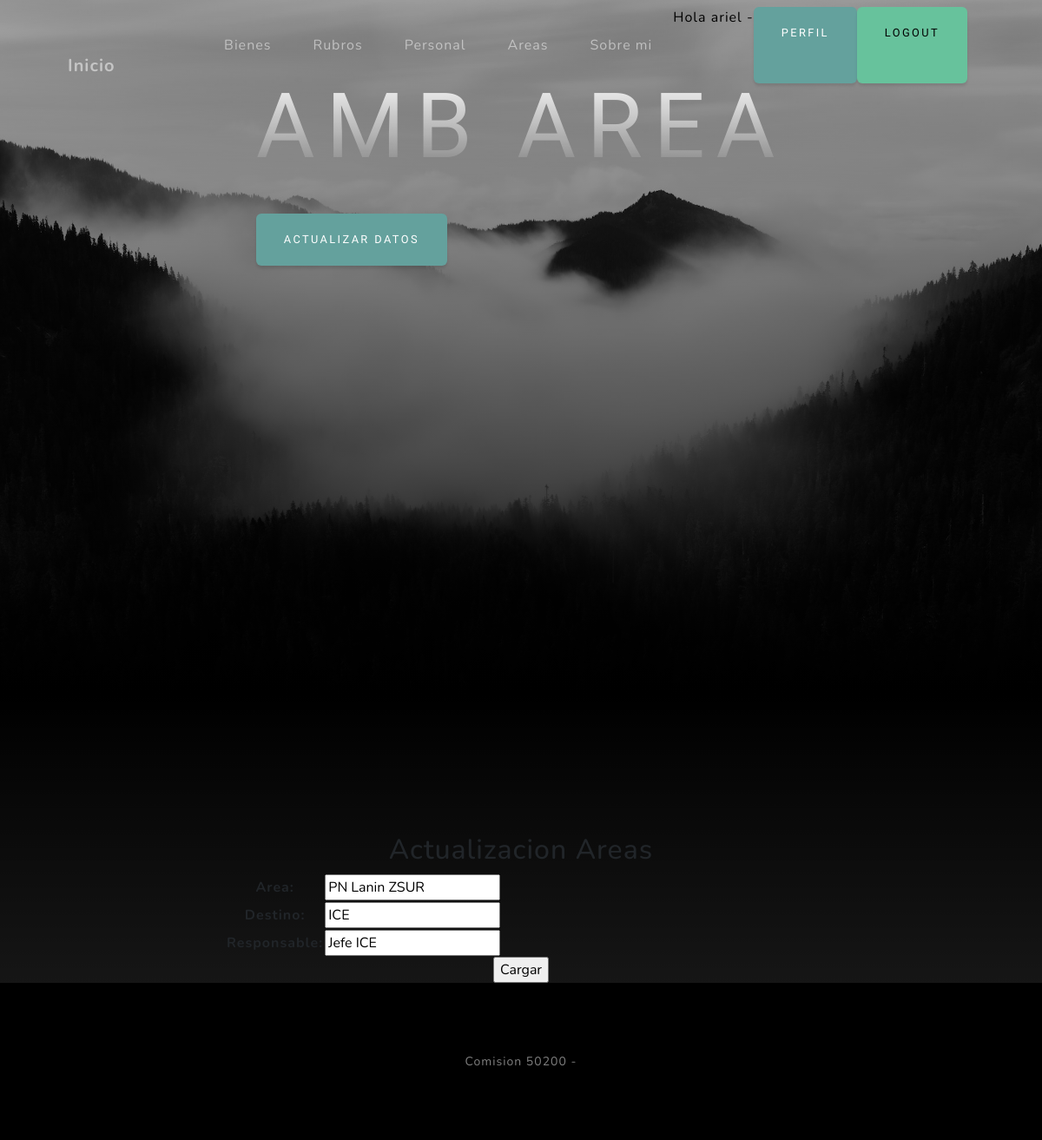
The page /aplicacion/areas_update/1/ (signed in) on the database as committed earlier.
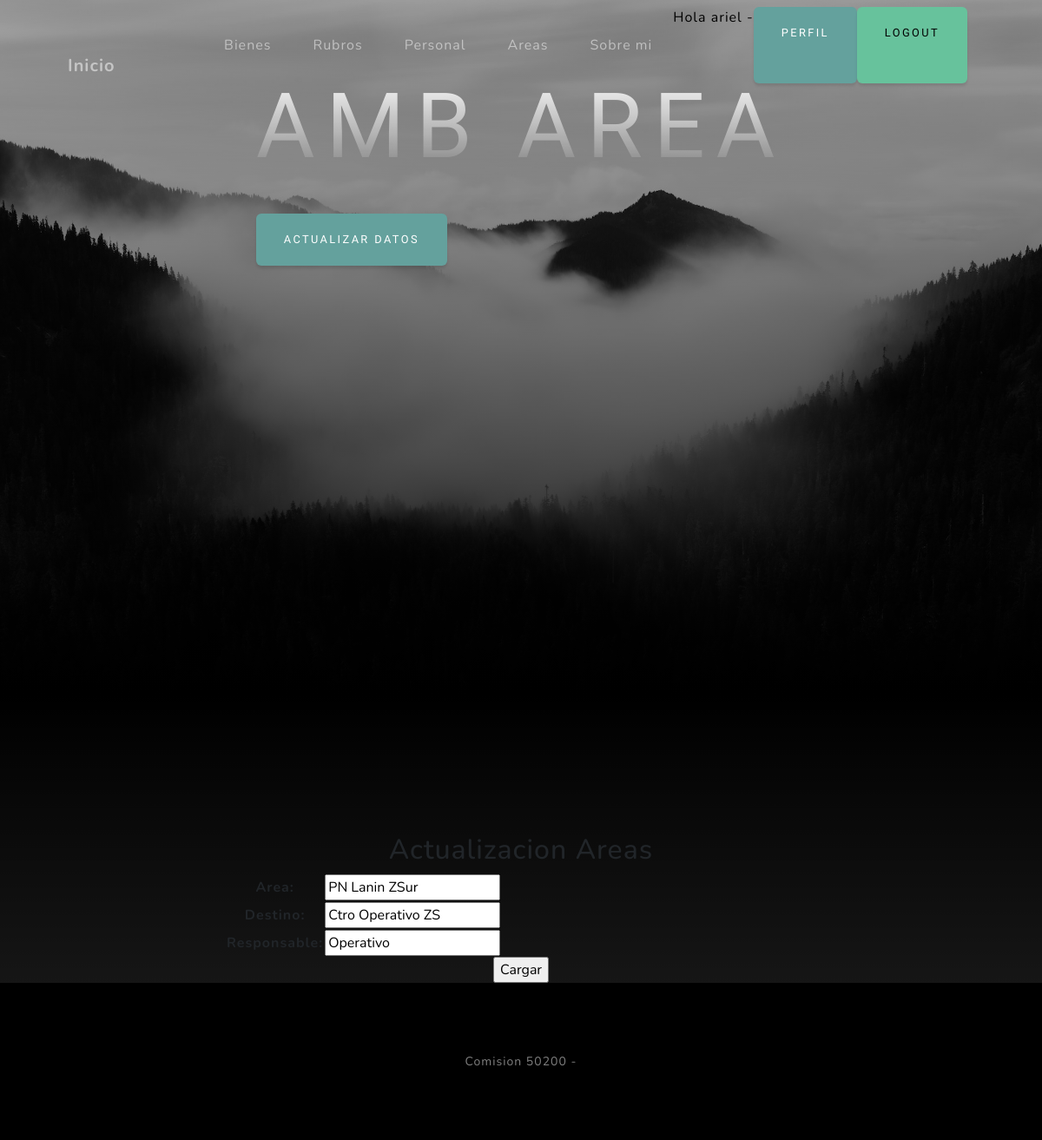
The same page on the database as committed later.
### aplicacion/models.py (models this page shows, shortened)
class Areas(models.Model):
    area = models.CharField(max_length=50)
    destino = models.CharField(max_length=50)
    responsable = models.CharField(max_length=50)

### aplicacion/views.py (the view)
# urls.py: path('areas_update/<int:pk>/', AreasUpdate.as_view(), name="areas_update"),
class AreasUpdate(LoginRequiredMixin, UpdateView):
    model = Areas
    fields = ['area', 'destino', 'responsable']
    success_url = reverse_lazy('areas')

### aplicacion/templates/aplicacion/areas_form.html (shortened to what this page needs)
{% extends 'aplicacion/home.html' %}
{% block titulo %}
    <h1 class="mb-5">AMB AREA</h1>
    <a class="btn btn-primary" href="#about">Actualizar Datos</a>
{% endblock titulo %}
{% block contenido %}
<h2>Actualizacion Areas</h2>
<form action="" method="post">
    <table>
        {{ form.as_table }}
    </table>
    <input type="submit" value="Cargar">
</form>
{% endblock contenido %}

Rows that differ between the two databases and show on the page:
changed Areas: area "PN Lanin ZSUR" → "PN Lanin ZSur"; destino "ICE" → "Ctro Operativo ZS"; responsable "Jefe ICE" → "Operativo"
